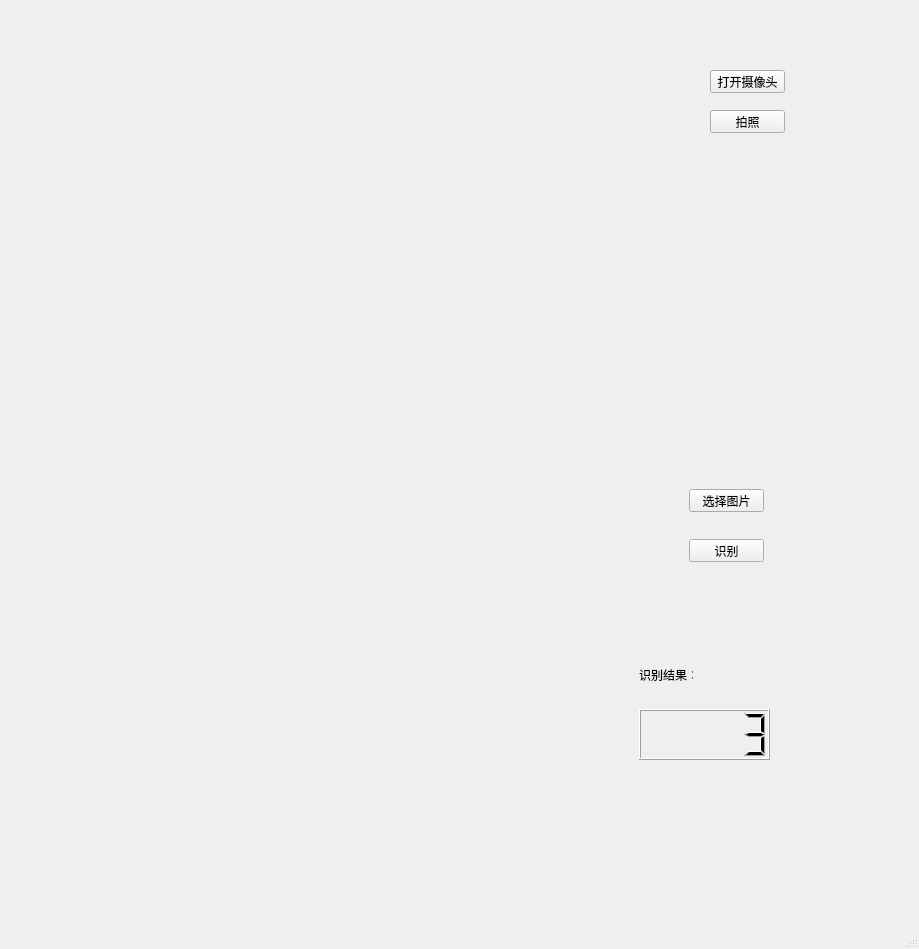
<?xml version="1.0" encoding="UTF-8"?>
<ui version="4.0">
 <class>MainWindow</class>
 <widget class="QMainWindow" name="MainWindow">
  <property name="geometry">
   <rect>
    <x>0</x>
    <y>0</y>
    <width>919</width>
    <height>949</height>
   </rect>
  </property>
  <property name="windowTitle">
   <string>MainWindow</string>
  </property>
  <widget class="QWidget" name="centralwidget">
   <widget class="QWidget" name="widget" native="true">
    <property name="geometry">
     <rect>
      <x>20</x>
      <y>-30</y>
      <width>771</width>
      <height>461</height>
     </rect>
    </property>
    <widget class="QLabel" name="videoLable">
     <property name="geometry">
      <rect>
       <x>50</x>
       <y>40</y>
       <width>601</width>
       <height>401</height>
      </rect>
     </property>
     <property name="autoFillBackground">
      <bool>true</bool>
     </property>
     <property name="text">
      <string/>
     </property>
    </widget>
    <widget class="QPushButton" name="open">
     <property name="geometry">
      <rect>
       <x>690</x>
       <y>100</y>
       <width>75</width>
       <height>23</height>
      </rect>
     </property>
     <property name="text">
      <string>打开摄像头</string>
     </property>
    </widget>
    <widget class="QPushButton" name="capature">
     <property name="geometry">
      <rect>
       <x>690</x>
       <y>140</y>
       <width>75</width>
       <height>23</height>
      </rect>
     </property>
     <property name="text">
      <string>拍照</string>
     </property>
    </widget>
   </widget>
   <widget class="QWidget" name="widget_2" native="true">
    <property name="geometry">
     <rect>
      <x>19</x>
      <y>449</y>
      <width>771</width>
      <height>451</height>
     </rect>
    </property>
    <widget class="QLabel" name="imgLable">
     <property name="geometry">
      <rect>
       <x>50</x>
       <y>10</y>
       <width>511</width>
       <height>431</height>
      </rect>
     </property>
     <property name="text">
      <string/>
     </property>
    </widget>
    <widget class="QPushButton" name="pushButton">
     <property name="geometry">
      <rect>
       <x>670</x>
       <y>40</y>
       <width>75</width>
       <height>23</height>
      </rect>
     </property>
     <property name="text">
      <string>选择图片</string>
     </property>
    </widget>
    <widget class="QPushButton" name="pushButton_2">
     <property name="geometry">
      <rect>
       <x>670</x>
       <y>90</y>
       <width>75</width>
       <height>23</height>
      </rect>
     </property>
     <property name="text">
      <string>识别</string>
     </property>
    </widget>
    <widget class="QLCDNumber" name="lcdNumber">
     <property name="geometry">
      <rect>
       <x>620</x>
       <y>260</y>
       <width>131</width>
       <height>51</height>
      </rect>
     </property>
     <property name="intValue" stdset="0">
      <number>3</number>
     </property>
    </widget>
    <widget class="QLabel" name="resLable">
     <property name="geometry">
      <rect>
       <x>620</x>
       <y>220</y>
       <width>54</width>
       <height>12</height>
      </rect>
     </property>
     <property name="text">
      <string>识别结果：</string>
     </property>
    </widget>
   </widget>
  </widget>
  <widget class="QMenuBar" name="menubar">
   <property name="geometry">
    <rect>
     <x>0</x>
     <y>0</y>
     <width>919</width>
     <height>23</height>
    </rect>
   </property>
  </widget>
  <widget class="QStatusBar" name="statusbar"/>
 </widget>
 <resources/>
 <connections>
  <connection>
   <sender>open</sender>
   <signal>clicked()</signal>
   <receiver>MainWindow</receiver>
   <slot>openStream()</slot>
   <hints>
    <hint type="sourcelabel">
     <x>784</x>
     <y>93</y>
    </hint>
    <hint type="destinationlabel">
     <x>526</x>
     <y>381</y>
    </hint>
   </hints>
  </connection>
  <connection>
   <sender>capature</sender>
   <signal>clicked()</signal>
   <receiver>MainWindow</receiver>
   <slot>snap()</slot>
   <hints>
    <hint type="sourcelabel">
     <x>784</x>
     <y>133</y>
    </hint>
    <hint type="destinationlabel">
     <x>650</x>
     <y>373</y>
    </hint>
   </hints>
  </connection>
  <connection>
   <sender>pushButton</sender>
   <signal>clicked()</signal>
   <receiver>MainWindow</receiver>
   <slot>openImage()</slot>
   <hints>
    <hint type="sourcelabel">
     <x>723</x>
     <y>524</y>
    </hint>
    <hint type="destinationlabel">
     <x>829</x>
     <y>539</y>
    </hint>
   </hints>
  </connection>
  <connection>
   <sender>pushButton_2</sender>
   <signal>clicked()</signal>
   <receiver>MainWindow</receiver>
   <slot>recognize()</slot>
   <hints>
    <hint type="sourcelabel">
     <x>724</x>
     <y>577</y>
    </hint>
    <hint type="destinationlabel">
     <x>829</x>
     <y>604</y>
    </hint>
   </hints>
  </connection>
 </connections>
 <slots>
  <slot>openStream()</slot>
  <slot>snap()</slot>
  <slot>openImage()</slot>
  <slot>recognize()</slot>
 </slots>
</ui>
